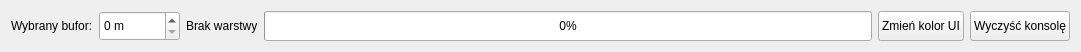
  <widget class="QWidget" name="horizontalLayoutWidget">
   <property name="geometry">
    <rect>
     <x>10</x>
     <y>560</y>
     <width>1081</width>
     <height>32</height>
    </rect>
   </property>
   <layout class="QHBoxLayout" name="horizontalLayout">
    <item>
     <widget class="QLabel" name="labelBuffer">
      <property name="minimumSize">
       <size>
        <width>0</width>
        <height>30</height>
       </size>
      </property>
      <property name="text">
       <string>Wybrany bufor:</string>
      </property>
     </widget>
    </item>
    <item>
     <widget class="QgsSpinBox" name="sbBufferValue">
      <property name="minimumSize">
       <size>
        <width>64</width>
        <height>30</height>
       </size>
      </property>
      <property name="suffix">
       <string> m</string>
      </property>
      <property name="maximum">
       <number>999999999</number>
      </property>
     </widget>
    </item>
    <item>
     <widget class="QLabel" name="labelLayerArea">
      <property name="minimumSize">
       <size>
        <width>0</width>
        <height>30</height>
       </size>
      </property>
      <property name="text">
       <string>Brak warstwy</string>
      </property>
     </widget>
    </item>
    <item>
     <widget class="QProgressBar" name="progressBar">
      <property name="minimumSize">
       <size>
        <width>150</width>
        <height>30</height>
       </size>
      </property>
      <property name="maximumSize">
       <size>
        <width>16777215</width>
        <height>30</height>
       </size>
      </property>
      <property name="value">
       <number>0</number>
      </property>
     </widget>
    </item>
    <item>
     <widget class="QPushButton" name="pbUiColor">
      <property name="minimumSize">
       <size>
        <width>0</width>
        <height>30</height>
       </size>
      </property>
      <property name="text">
       <string>Zmień kolor UI</string>
      </property>
     </widget>
    </item>
    <item>
     <widget class="QPushButton" name="pbClearConsole">
      <property name="minimumSize">
       <size>
        <width>87</width>
        <height>30</height>
       </size>
      </property>
      <property name="text">
       <string>Wyczyść konsolę</string>
      </property>
     </widget>
    </item>
   </layout>
  </widget>
